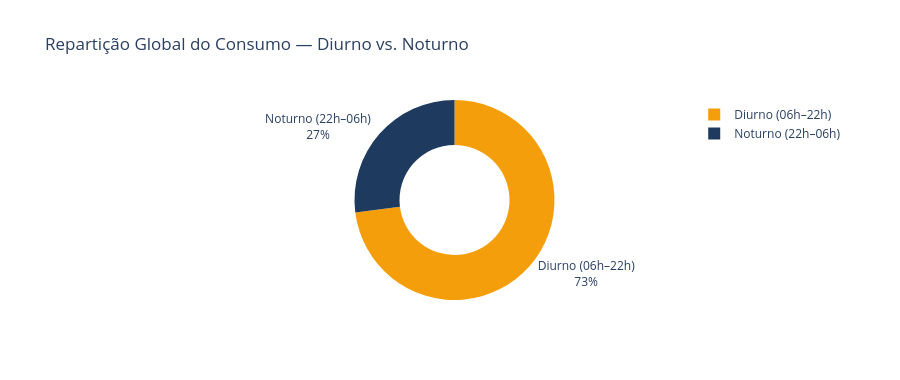
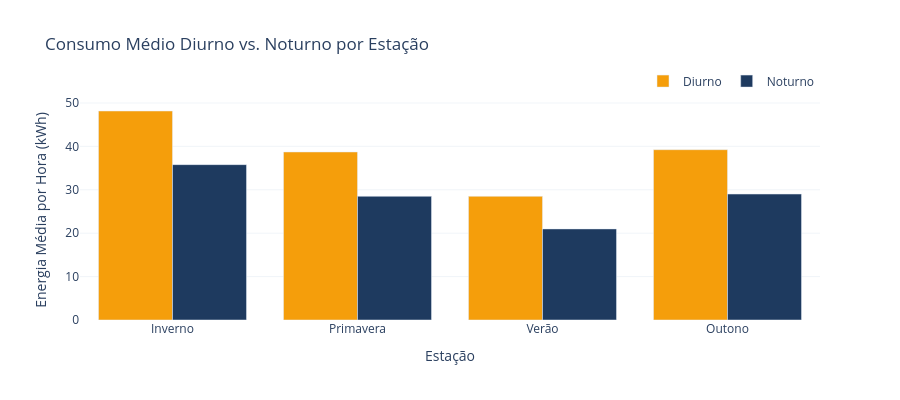

The notebook cell saved with these charts, in order:
### Markdown cell above
## 6. Consumo Diurno vs. Noturno
A divisão entre período diurno (06h–22h) e noturno (22h–06h) permite quantificar
a assimetria de consumo ao longo do dia, um parâmetro crítico para dimensionar
sistemas de armazenamento de energia (baterias) em comunidades energéticas.

### Code cell
# Classificar período diurno/noturno
df["periodo"] = df["hora"].apply(lambda h: "Diurno (06h–22h)" if 6 <= h < 22 else "Noturno (22h–06h)")

# --- Totais globais ---
totais = df.groupby("periodo")["energia_ativa_kwh"].sum()
pct_diurno  = totais["Diurno (06h–22h)"]  / totais.sum() * 100
pct_noturno = totais["Noturno (22h–06h)"] / totais.sum() * 100
print(f"Consumo Diurno : {pct_diurno:.1f}%")
print(f"Consumo Noturno: {pct_noturno:.1f}%")

# --- Gráfico 1: Donut global ---
fig_donut = go.Figure(go.Pie(
    labels=totais.index, values=totais.values,
    hole=0.55,
    marker_colors=["#F59E0B", "#1E3A5F"],
    textinfo="label+percent",
    hovertemplate="%{label}: %{value:.0f} kWh (%{percent})<extra></extra>"
))
fig_donut.update_layout(
    title="Repartição Global do Consumo — Diurno vs. Noturno",
    plot_bgcolor="white", paper_bgcolor="white", height=380
)
fig_donut.show()

# --- Gráfico 2: Diurno vs Noturno por estação ---
dn_estacao = (
    df.groupby(["estacao", "periodo"])["energia_ativa_kwh"]
    .mean()
    .unstack()
    .reindex(ordem_estacoes)
)

fig_dn = go.Figure()
fig_dn.add_trace(go.Bar(
    x=dn_estacao.index, y=dn_estacao["Diurno (06h–22h)"],
    name="Diurno", marker_color="#F59E0B"
))
fig_dn.add_trace(go.Bar(
    x=dn_estacao.index, y=dn_estacao["Noturno (22h–06h)"],
    name="Noturno", marker_color="#1E3A5F"
))
fig_dn.update_layout(
    title="Consumo Médio Diurno vs. Noturno por Estação",
    xaxis_title="Estação", yaxis_title="Energia Média por Hora (kWh)",
    barmode="group",
    yaxis=dict(showgrid=True, gridcolor="#F1F5F9"),
    plot_bgcolor="white", paper_bgcolor="white",
    legend=dict(orientation="h", yanchor="bottom", y=1.02, xanchor="right", x=1),
    height=400
)
fig_dn.show()

# --- Gráfico 3: Evolução mensal do rácio diurno/noturno ---
dn_mensal = (
    df.groupby(["mes", "periodo"])["energia_ativa_kwh"]
    .mean()
    .unstack()
)
dn_mensal["racio"] = dn_mensal["Diurno (06h–22h)"] / dn_mensal["Noturno (22h–06h)"]

meses_nomes = ["Jan","Fev","Mar","Abr","Mai","Jun","Jul","Ago","Set","Out","Nov","Dez"]

fig_racio = go.Figure(go.Scatter(
    x=[meses_nomes[m-1] for m in dn_mensal.index],
    y=dn_mensal["racio"].values,
    mode="lines+markers",
    line=dict(color="#7C3AED", width=2.5),
    marker=dict(size=7, color="#7C3AED"),
    fill="tozeroy", fillcolor="rgba(124,58,237,0.08)"
))
fig_racio.add_hline(y=1, line_dash="dot", line_color="#94A3B8",
                    annotation_text="Consumo Diurno = Noturno",
                    annotation_position="bottom right")
fig_racio.update_layout(
    title="Rácio Diurno/Noturno por Mês (valores > 1 = maior consumo diurno)",
    xaxis_title="Mês", yaxis_title="Rácio Diurno / Noturno",
    yaxis=dict(showgrid=True, gridcolor="#F1F5F9"),
    plot_bgcolor="white", paper_bgcolor="white", height=380
)
fig_racio.show()

### Figure 1 — Plotly figure (JSON) as saved in the notebook; plotly's stock layout.template omitted (floating-point values rounded to 4 significant figures)
{"data": [{"hole": 0.55, "hovertemplate": "%{label}: %{value:.0f} kWh (%{percent})<extra></extra>", "labels": ["Diurno (06h–22h)", "Noturno (22h–06h)"], "marker": {"colors": ["#F59E0B", "#1E3A5F"]}, "textinfo": "label+percent", "type": "pie", "values": [451500.0, 166900.0]}], "layout": {"height": 380, "paper_bgcolor": "white", "plot_bgcolor": "white", "title": {"text": "Repartição Global do Consumo — Diurno vs. Noturno"}}}

### Figure 2 — Plotly figure (JSON) as saved in the notebook; plotly's stock layout.template omitted (floating-point values rounded to 4 significant figures)
{"data": [{"marker": {"color": "#F59E0B"}, "name": "Diurno", "type": "bar", "x": ["Inverno", "Primavera", "Verão", "Outono"], "y": [48.15, 38.71, 28.49, 39.24]}, {"marker": {"color": "#1E3A5F"}, "name": "Noturno", "type": "bar", "x": ["Inverno", "Primavera", "Verão", "Outono"], "y": [35.79, 28.5, 20.98, 29.01]}], "layout": {"barmode": "group", "height": 400, "legend": {"orientation": "h", "x": 1, "xanchor": "right", "y": 1.02, "yanchor": "bottom"}, "paper_bgcolor": "white", "plot_bgcolor": "white", "title": {"text": "Consumo Médio Diurno vs. Noturno por Estação"}, "xaxis": {"title": {"text": "Estação"}}, "yaxis": {"gridcolor": "#F1F5F9", "showgrid": true, "title": {"text": "Energia Média por Hora (kWh)"}}}}
